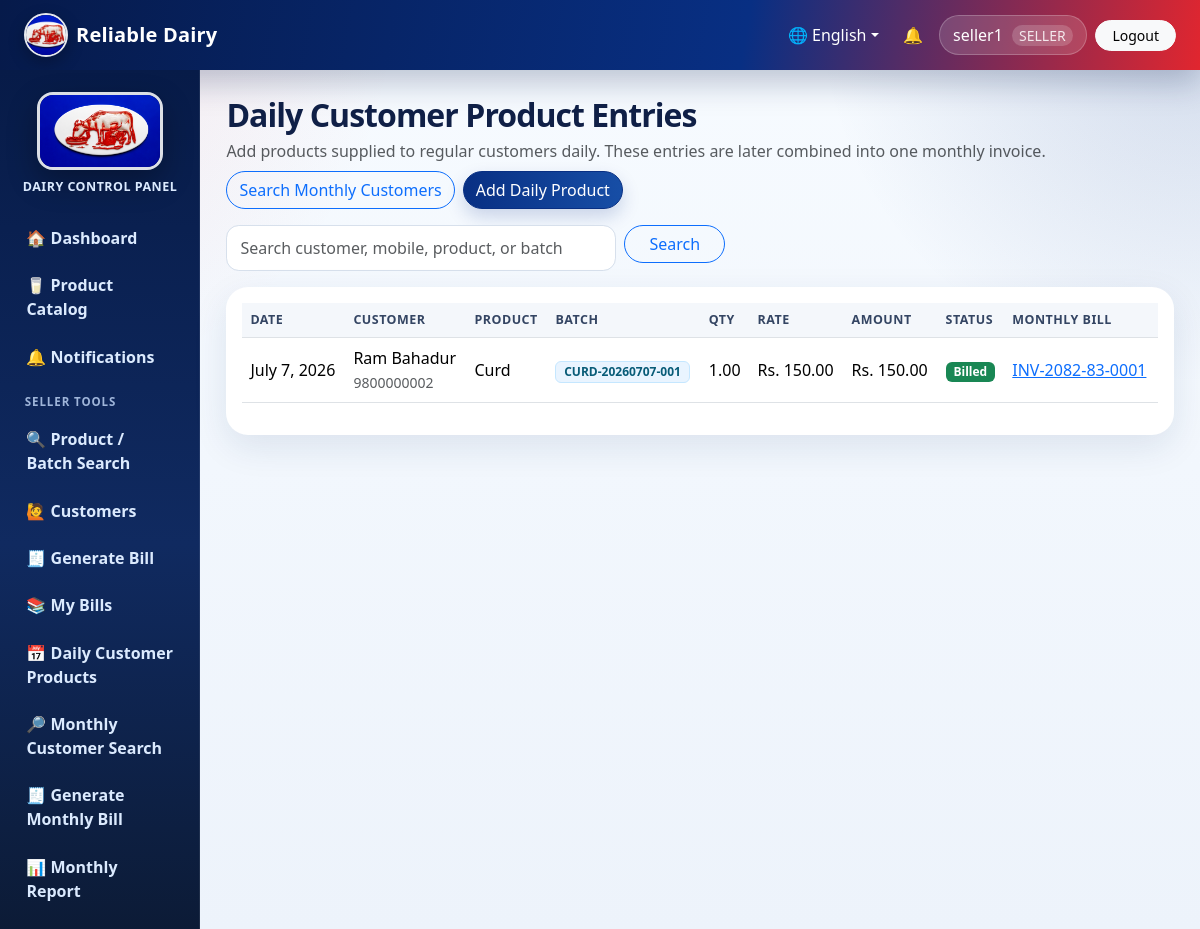
The page /daily-customer-entries/ (signed in) on the database its author committed.
### core/models.py (models this page shows, shortened)
class DairyProfile(models.Model):
    name = models.CharField(max_length=150, default='Reliable Dairy')
    address = models.CharField(max_length=255, blank=True)
    pan_number = models.CharField(max_length=50, blank=True)
    contact_number = models.CharField(max_length=30, blank=True)
    email = models.EmailField(blank=True)
    logo_url = models.URLField(blank=True, help_text='Optional URL/path to logo')
    bill_header = models.CharField(max_length=255, blank=True)
    bill_footer = models.CharField(max_length=255, blank=True)
    terms_conditions = models.TextField(blank=True)
    updated_at = models.DateTimeField(auto_now=True)
    @classmethod
    def get_solo(cls):
        obj, _ = cls.objects.get_or_create(pk=1)
        return obj

class UserProfile(models.Model):
    user = models.OneToOneField(User, on_delete=models.CASCADE, related_name='profile')
    role = models.CharField(max_length=20, choices=Role.choices, default=Role.CUSTOMER)
    phone = models.CharField(max_length=30, blank=True)
    address = models.CharField(max_length=255, blank=True)

class DailyCustomerProductEntry(models.Model):
    customer = models.ForeignKey(Customer, on_delete=models.PROTECT, related_name='daily_entries')
    entry_date = models.DateField(default=timezone.localdate)
    product = models.ForeignKey(Product, on_delete=models.PROTECT)
    batch = models.ForeignKey(ProductBatch, on_delete=models.PROTECT)
    quantity = models.DecimalField(max_digits=12, decimal_places=2)
    rate = models.DecimalField(max_digits=12, decimal_places=2)
    amount = models.DecimalField(max_digits=12, decimal_places=2)
    seller = models.ForeignKey(User, on_delete=models.PROTECT, related_name='daily_customer_entries')
    shop = models.ForeignKey(Shop, on_delete=models.SET_NULL, blank=True, null=True)
    notes = models.CharField(max_length=255, blank=True)
    billed = models.BooleanField(default=False)
    sale = models.ForeignKey(Sale, on_delete=models.SET_NULL, blank=True, null=True, related_name='daily_entries')
    created_at = models.DateTimeField(auto_now_add=True)
    class Meta:
        ordering = ['-entry_date', '-created_at']

class Customer(models.Model):
    class Type(models.TextChoices):
        REGULAR = 'REGULAR', 'Regular'
        WALK_IN = 'WALK_IN', 'Walk-in'
    class Status(models.TextChoices):
        ACTIVE = 'ACTIVE', 'Active'
        INACTIVE = 'INACTIVE', 'Inactive'
    user = models.OneToOneField(User, on_delete=models.SET_NULL, blank=True, null=True, related_name='customer_record')
    name = models.CharField(max_length=150)
    mobile_number = models.CharField(max_length=30, unique=True)
    address = models.CharField(max_length=255, blank=True)
    email = models.EmailField(blank=True)
    customer_type = models.CharField(max_length=20, choices=Type.choices, default=Type.REGULAR)
    status = models.CharField(max_length=20, choices=Status.choices, default=Status.ACTIVE)
    created_at = models.DateTimeField(auto_now_add=True)
    class Meta:
        ordering = ['name']

class Product(models.Model):
    name = models.CharField(max_length=120)
    code = models.CharField(max_length=30, unique=True)
    unit = models.ForeignKey(Unit, on_delete=models.PROTECT)
    selling_price = models.DecimalField(max_digits=12, decimal_places=2)
    cost_price = models.DecimalField(max_digits=12, decimal_places=2, default=Decimal('0.00'))
    category = models.CharField(max_length=80, blank=True)
    low_stock_threshold = models.DecimalField(max_digits=12, decimal_places=2, default=Decimal('5.00'))
    active = models.BooleanField(default=True)
    class Meta:
        ordering = ['name']

class ProductBatch(models.Model):
    class Status(models.TextChoices):
        AVAILABLE = 'AVAILABLE', 'Available'
        SOLD = 'SOLD', 'Sold'
        EXPIRED = 'EXPIRED', 'Expired'
    batch_number = models.CharField(max_length=80, unique=True, editable=False)
    product = models.ForeignKey(Product, on_delete=models.PROTECT, related_name='batches')
    received_date = models.DateField(default=timezone.localdate)
    quantity_received = models.DecimalField(max_digits=12, decimal_places=2)
    available_quantity = models.DecimalField(max_digits=12, decimal_places=2)
    expiry_date = models.DateField(blank=True, null=True)
    status = models.CharField(max_length=20, choices=Status.choices, default=Status.AVAILABLE)
    created_by = models.ForeignKey(User, on_delete=models.SET_NULL, blank=True, null=True)
    created_at = models.DateTimeField(auto_now_add=True)
    class Meta:
        ordering = ['-received_date', 'product__name']

class Sale(models.Model):
    class Status(models.TextChoices):
        PAID = 'PAID', 'Paid'
        DUE = 'DUE', 'Due'
        CANCELLED = 'CANCELLED', 'Cancelled'
    bill_number = models.CharField(max_length=80, unique=True, editable=False)
    fiscal_year = models.ForeignKey(FiscalYear, on_delete=models.PROTECT, blank=True, null=True)
    invoice_sequence = models.PositiveIntegerField(default=0, editable=False)
    is_monthly_bill = models.BooleanField(default=False)
    billing_period_start = models.DateField(blank=True, null=True)
    billing_period_end = models.DateField(blank=True, null=True)
    seller = models.ForeignKey(User, on_delete=models.PROTECT, related_name='sales')
    customer = models.ForeignKey(Customer, on_delete=models.PROTECT, related_name='sales')
    shop = models.ForeignKey(Shop, on_delete=models.SET_NULL, blank=True, null=True)
    payment_method = models.ForeignKey(PaymentMethod, on_delete=models.PROTECT)
    discount = models.DecimalField(max_digits=12, decimal_places=2, default=Decimal('0.00'))
    total_amount = models.DecimalField(max_digits=12, decimal_places=2, default=Decimal('0.00'))
    paid_amount = models.DecimalField(max_digits=12, decimal_places=2, default=Decimal('0.00'))
    due_amount = models.DecimalField(max_digits=12, decimal_places=2, default=Decimal('0.00'))
    status = models.CharField(max_length=20, choices=Status.choices, default=Status.PAID)
    created_at = models.DateTimeField(auto_now_add=True)
    class Meta:
        ordering = ['-created_at']

### core/views.py (the view)
# urls.py: path('daily-customer-entries/', views.daily_customer_entries, name='daily_customer_entries'),
@role_required(Role.ADMIN, Role.SELLER)
def daily_customer_entries(request):
    query = request.GET.get('q', '').strip()
    entries = DailyCustomerProductEntry.objects.select_related('customer', 'product', 'batch', 'seller', 'shop', 'sale').order_by('-entry_date', '-created_at')
    if get_role(request.user) == Role.SELLER:
        entries = entries.filter(seller=request.user)
    if query:
        entries = entries.filter(Q(customer__name__icontains=query) | Q(customer__mobile_number__icontains=query) | Q(product__name__icontains=query) | Q(batch__batch_number__icontains=query))
    return render(request, 'core/daily_customer_entries.html', {'entries': entries[:500], 'query': query})

### core/templates/core/daily_customer_entries.html
{% extends 'core/base.html' %}
{% block content %}
<div class="d-flex flex-wrap justify-content-between align-items-center gap-2 mb-3">
    <div><h2 class="mb-1">Daily Customer Product Entries</h2><p class="text-muted mb-0">Add products supplied to regular customers daily. These entries are later combined into one monthly invoice.</p></div>
    <div class="d-flex gap-2"><a class="btn btn-outline-primary rounded-pill" href="{% url 'monthly_customer_search' %}">Search Monthly Customers</a><a class="btn btn-primary rounded-pill" href="{% url 'daily_customer_entry_create' %}">Add Daily Product</a></div>
</div>
<form class="row g-2 mb-3" method="get"><div class="col-md-5"><input class="form-control" name="q" value="{{ query }}" placeholder="Search customer, mobile, product, or batch"></div><div class="col-md-auto"><button class="btn btn-outline-primary rounded-pill px-4">Search</button></div></form>
<div class="card daily-entry-card"><div class="card-body table-responsive">
<table class="table table-hover align-middle">
<thead><tr><th>Date</th><th>Customer</th><th>Product</th><th>Batch</th><th>Qty</th><th>Rate</th><th>Amount</th><th>Status</th><th>Monthly Bill</th></tr></thead>
<tbody>
{% for e in entries %}
<tr>
    <td>{{ e.entry_date }}</td><td>{{ e.customer.name }}<br><small class="text-muted">{{ e.customer.mobile_number }}</small></td><td>{{ e.product.name }}</td><td><span class="badge badge-soft">{{ e.batch.batch_number }}</span></td><td>{{ e.quantity }}</td><td>Rs. {{ e.rate }}</td><td>Rs. {{ e.amount }}</td><td>{% if e.billed %}<span class="badge bg-success">Billed</span>{% else %}<span class="badge bg-warning text-dark">Unbilled</span>{% endif %}</td><td>{% if e.sale %}<a href="{% url 'sale_detail' e.sale.pk %}">{{ e.sale.bill_number }}</a>{% else %}-{% endif %}</td>
</tr>
{% empty %}<tr><td colspan="9">No daily customer entries found.</td></tr>{% endfor %}
</tbody>
</table>
</div></div>
{% endblock %}

### core/templates/core/base.html (shortened to what this page needs)
{% load static %}
<!doctype html>
<html lang="{{ current_language|default:'en' }}">
<head>
    <link href="https://cdn.jsdelivr.net/npm/bootstrap@5.3.3/dist/css/bootstrap.min.css" rel="stylesheet">
    <link href="{% static 'css/app.css' %}" rel="stylesheet">
</head>
<body>
<nav class="navbar navbar-expand-lg app-navbar no-print">
    <div class="container-fluid px-3 px-lg-4">
        <a class="navbar-brand d-flex align-items-center gap-2" href="{% url 'dashboard' %}">
            <img src="{{ site_logo_url }}" alt="Logo" class="brand-logo">
            <span>{{ dairy_profile.name|default:'Dairy Management System' }}</span>
        </a>
        <div class="collapse navbar-collapse" id="topNav">
            <ul class="navbar-nav ms-auto align-items-lg-center gap-lg-2">
                <li class="nav-item dropdown">
                    <a class="nav-link dropdown-toggle text-white" href="#" role="button" data-bs-toggle="dropdown">🌐 {% if current_language == 'ne' %}नेपाली{% else %}English{% endif %}</a>
                </li>
                {% if user.is_authenticated %}
                    <li class="nav-item"><a class="nav-link text-white position-relative" href="{% url 'notifications' %}">🔔 </a></li>
                    <li class="nav-item"><span class="nav-link user-pill">{{ user.username }} {% if current_role %}<small>{{ current_role }}</small>{% endif %}</span></li>
                    <li class="nav-item"><a class="btn btn-light btn-sm rounded-pill px-3" href="{% url 'logout' %}">{{ L.logout }}</a></li>
                {% endif %}
            </ul>
        </div>
    </div>
</nav>
<div class="container-fluid page-shell">
    <div class="row g-0">
        {% if user.is_authenticated %}
        <aside class="col-md-3 col-lg-2 sidebar no-print">
            <div class="sidebar-logo text-center">
                <img src="{{ bill_logo_url }}" alt="Dairy Logo" class="sidebar-image">
                <div class="sidebar-title">Dairy Control Panel</div>
            </div>
            <a href="{% url 'dashboard' %}">🏠 {{ L.dashboard }}</a>
            <a href="{% url 'product_catalog' %}">🥛 {{ L.product_catalog }}</a>
            <a href="{% url 'notifications' %}">🔔 {{ L.notifications }} {% if unread_notifications %}<span class="badge bg-danger ms-1">{{ unread_notifications }}</span>{% endif %}</a>
            {% if current_role == Role.ADMIN %}
                <div class="sidebar-section">{{ L.administration }}</div>
                <a href="{% url 'dairy_profile' %}">🏢 {{ L.dairy_profile }}</a>
                <a href="{% url 'user_list' %}">👥 {{ L.users }}</a>
                <a href="{% url 'shop_list' %}">🏬 {{ L.shops }}</a>
                <a href="{% url 'unit_list' %}">⚖️ {{ L.units }}</a>
                <a href="{% url 'product_list' %}">🥛 {{ L.products }}</a>
                <a href="{% url 'receiving_list' %}">📦 {{ L.daily_receiving }}</a>
                <a href="{% url 'customer_list' %}">🙋 {{ L.customers }}</a>
                <a href="{% url 'payment_list' %}">💳 {{ L.payments }}</a>
                <a href="{% url 'fiscal_year_list' %}">📅 Fiscal Years</a>
                <a href="{% url 'bill_template_list' %}">🧾 {{ L.bill_format }}</a>
                <a href="{% url 'system_settings' %}">⚙️ {{ L.system_settings }}</a>
                <div class="sidebar-section">{{ L.sales_reports }}</div>
                <a href="{% url 'sale_list' %}">🧾 {{ L.bills_sales }}</a>
                <a href="{% url 'daily_customer_entries' %}">📅 Daily Customer Products</a>
                <a href="{% url 'monthly_customer_search' %}">🔎 Monthly Customer Search</a>
                <a href="{% url 'monthly_bill_create' %}">🧾 Generate Monthly Bill</a>
                <a href="{% url 'mis_reports' %}">📊 {{ L.mis_reports }}</a>
                <a href="{% url 'sales_report' %}">📈 {{ L.sales_report }}</a>
                <a href="{% url 'stock_report' %}">📦 {{ L.stock_report }}</a>
                <a href="{% url 'audit_logs' %}">🕘 {{ L.activity_logs }}</a>
                <a href="{% url 'backup_restore' %}">💾 {{ L.backup_restore }}</a>
            {% elif current_role == Role.SELLER %}
                <div class="sidebar-section">{{ L.seller_tools }}</div>
                <a href="{% url 'batch_search' %}">🔍 {{ L.product_search }}</a>
                <a href="{% url 'customer_list' %}">🙋 {{ L.customers }}</a>
                <a href="{% url 'sale_create' %}">🧾 {{ L.generate_bill }}</a>
                <a href="{% url 'sale_list' %}">📚 {{ L.my_bills }}</a>
                <a href="{% url 'daily_customer_entries' %}">📅 Daily Customer Products</a>
                <a href="{% url 'monthly_customer_search' %}">🔎 Monthly Customer Search</a>
                <a href="{% url 'monthly_bill_create' %}">🧾 Generate Monthly Bill</a>
                <a href="{% url 'mis_reports' %}?type=monthly_sales">📊 Monthly Report</a>
            {% else %}
                <div class="sidebar-section">{{ L.customer }}</div>
                <a href="{% url 'customer_dashboard' %}">🧾 {{ L.my_profile_bills }}</a>
                <a href="{% url 'customer_profile' %}">🙋 {{ L.dairy_profile }}</a>
                <a href="{% url 'change_password' %}">🔐 {{ L.change_password }}</a>
            {% endif %}
        </aside>
        <main class="col-md-9 col-lg-10 main-content">
        {% else %}
        <main class="col-12 main-content login-main">
        {% endif %}
            {% block content %}{% endblock %}
        </main>
    </div>
</div>
</body>
</html>

### rows shown on the page
DairyProfile: name "Reliable Dairy"
UserProfile: role "SELLER"
DailyCustomerProductEntry: entry_date "July 7, 2026", customer.name "Ram Bahadur", customer.mobile_number "9800000002", product.name "Curd", batch.batch_number "CURD-20260707-001", quantity "1.00", rate "150.00", amount "150.00", billed "Billed", sale.bill_number "INV-2082-83-0001"

### other values the page prints
{{ user.username }} "seller1"
{{ L.logout }} "Logout"
{{ L.dashboard }} "Dashboard"
{{ L.product_catalog }} "Product Catalog"
{{ L.notifications }} "Notifications"
{{ L.seller_tools }} "SELLER TOOLS"
{{ L.product_search }} "Product / Batch Search"
{{ L.customers }} "Customers"
{{ L.generate_bill }} "Generate Bill"
{{ L.my_bills }} "My Bills"
